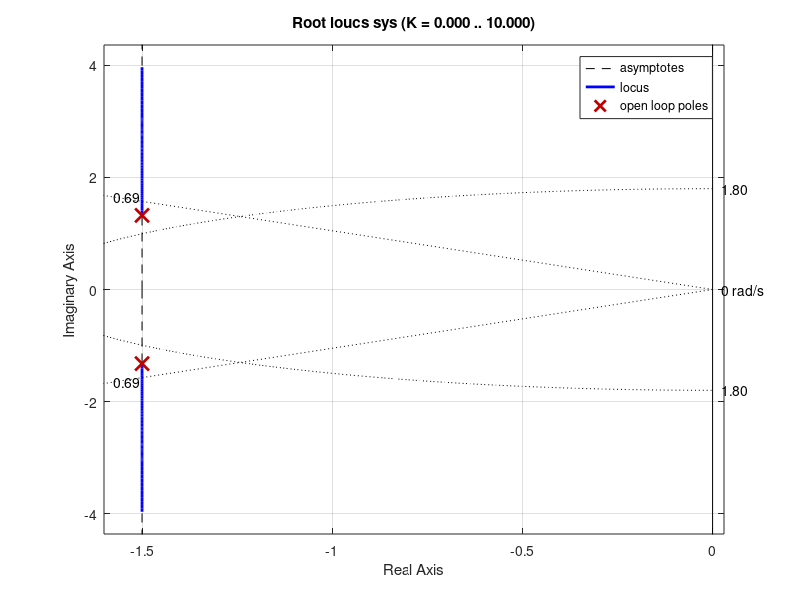

Source code (MATLAB): (Note: this script raises an error after producing the figure.)
num = [-7];
den = [0 -5 -15 -20];
sys = tf(num, den);
rlocus(sys);
sgrid(0.69, 1.8);
[k, pole] = rlocfind(sys);
disp(['Gain for the selected point is: ', num2str(k)]);